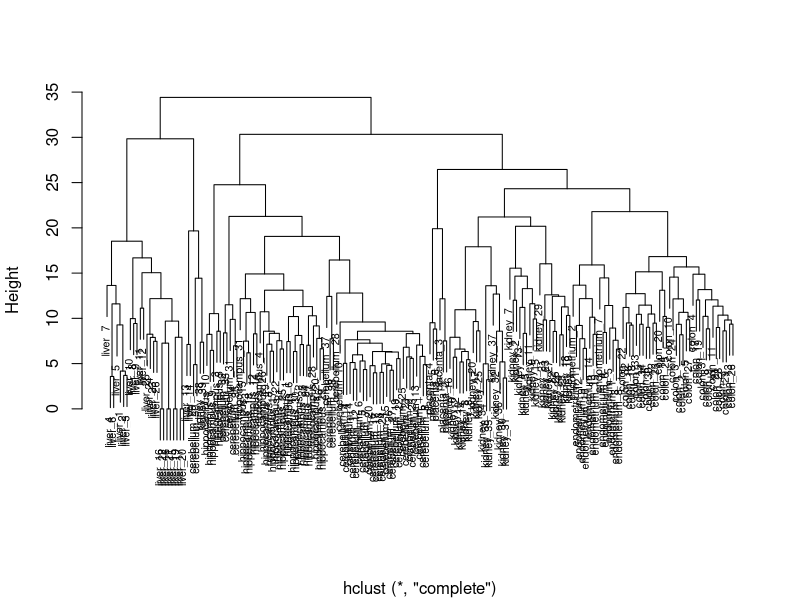

Here is the R script that generated this plot:
## ---- chunk 1
library(dslabs)
data("tissue_gene_expression")

d <- dist(tissue_gene_expression$x - rowMeans(tissue_gene_expression$x))
h <-hclust(d)


plot(h, cex = 0.65, main = "", xlab = "")

groups <- cutree(h, k = 7)
groups
#names(groups)[groups==4]
## ---- chunk 2
x_0 <- d
x_0[is.na(x_0)] <- 0
k <- kmeans(x_0, centers = 7)
k
groups <- k$cluster
groups
